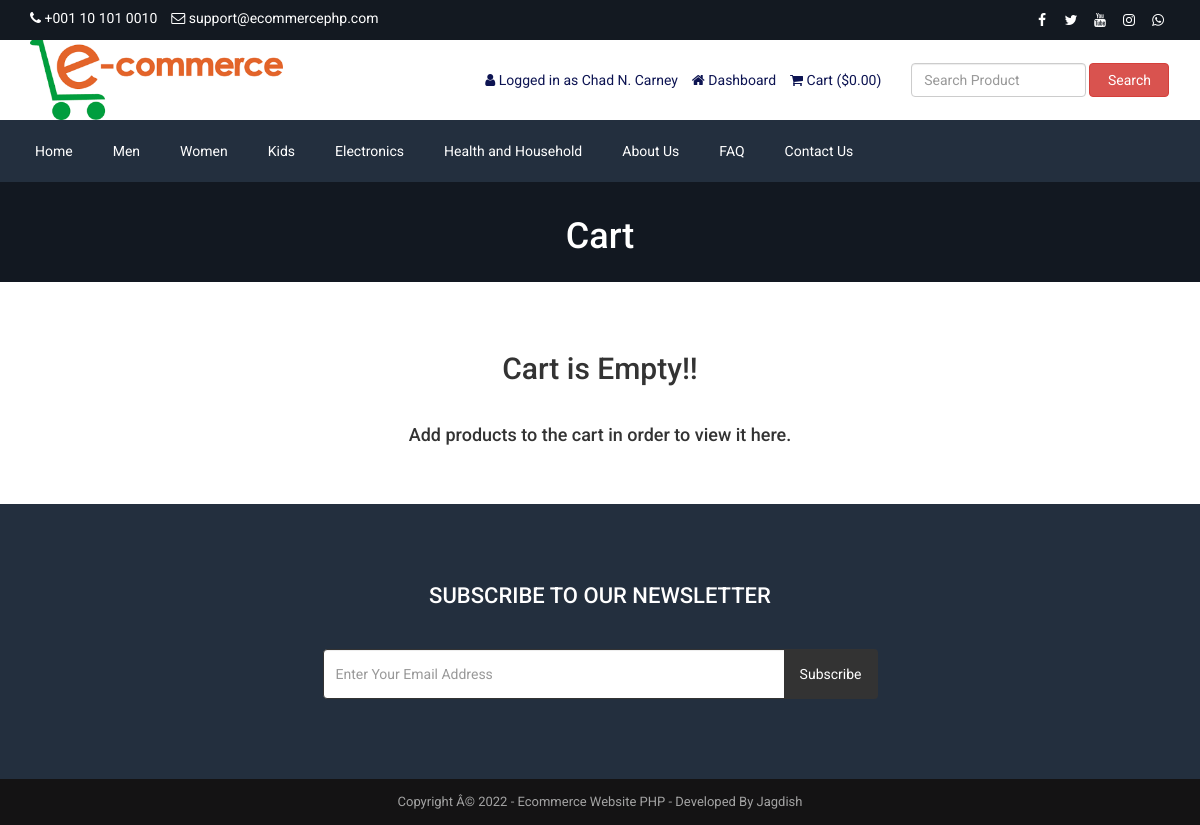
Page /cart.php (signed in) on the committed database.
### tables this page shows
CREATE TABLE `tbl_settings` (
  `id` int(11) NOT NULL,
  `logo` varchar(255) NOT NULL,
  `favicon` varchar(255) NOT NULL,
  `footer_about` text NOT NULL,
  `footer_copyright` text NOT NULL,
  `contact_address` text NOT NULL,
  `contact_email` varchar(255) NOT NULL,
  `contact_phone` varchar(255) NOT NULL,
  `contact_fax` varchar(255) NOT NULL,
  `contact_map_iframe` text NOT NULL,
  `receive_email` varchar(255) NOT NULL,
  `receive_email_subject` varchar(255) NOT NULL,
  `receive_email_thank_you_message` text NOT NULL,
  `forget_password_message` text NOT NULL,
  `total_recent_post_footer` int(10) NOT NULL,
  `total_popular_post_footer` int(10) NOT NULL,
  `total_recent_post_sidebar` int(11) NOT NULL,
  `total_popular_post_sidebar` int(11) NOT NULL,
  `total_featured_product_home` int(11) NOT NULL,
  `total_latest_product_home` int(11) NOT NULL,
  `total_popular_product_home` int(11) NOT NULL,
  `meta_title_home` text NOT NULL,
  `meta_keyword_home` text NOT NULL,
  `meta_description_home` text NOT NULL,
  `banner_login` varchar(255) NOT NULL,
  `banner_registration` varchar(255) NOT NULL,
  `banner_forget_password` varchar(255) NOT NULL,
  `banner_reset_password` varchar(255) NOT NULL,
  `banner_search` varchar(255) NOT NULL,
  `banner_cart` varchar(255) NOT NULL,
  `banner_checkout` varchar(255) NOT NULL,
  `banner_product_category` varchar(255) NOT NULL,
  `banner_blog` varchar(255) NOT NULL,
  `cta_title` varchar(255) NOT NULL,
  `cta_content` text NOT NULL,
  `cta_read_more_text` varchar(255) NOT NULL,
  `cta_read_more_url` varchar(255) NOT NULL,
  `cta_photo` varchar(255) NOT NULL,
  `featured_product_title` varchar(255) NOT NULL,
  `featured_product_subtitle` varchar(255) NOT NULL,
  `latest_product_title` varchar(255) NOT NULL,
  `latest_product_subtitle` varchar(255) NOT NULL,
  `popular_product_title` varchar(255) NOT NULL,
  `popular_product_subtitle` varchar(255) NOT NULL,
  `testimonial_title` varchar(255) NOT NULL,
  `testimonial_subtitle` varchar(255) NOT NULL,
  `testimonial_photo` varchar(255) NOT NULL,
  `blog_title` varchar(255) NOT NULL,
  `blog_subtitle` varchar(255) NOT NULL,
  `newsletter_text` text NOT NULL,
  `paypal_email` varchar(255) NOT NULL,
  `stripe_public_key` varchar(255) NOT NULL,
  `stripe_secret_key` varchar(255) NOT NULL,
  `bank_detail` text NOT NULL,
  `before_head` text NOT NULL,
  `after_body` text NOT NULL,
  `before_body` text NOT NULL,
  `home_service_on_off` int(11) NOT NULL,
  `home_welcome_on_off` int(11) NOT NULL,
  `home_featured_product_on_off` int(11) NOT NULL,
  `home_latest_product_on_off` int(11) NOT NULL,
  `home_popular_product_on_off` int(11) NOT NULL,
  `home_testimonial_on_off` int(11) NOT NULL,
  `home_blog_on_off` int(11) NOT NULL,
  `newsletter_on_off` int(11) NOT NULL,
  `ads_above_welcome_on_off` int(1) NOT NULL,
  `ads_above_featured_product_on_off` int(1) NOT NULL,
  `ads_above_latest_product_on_off` int(1) NOT NULL,
  `ads_above_popular_product_on_off` int(1) NOT NULL,
  `ads_above_testimonial_on_off` int(1) NOT NULL,
  `ads_category_sidebar_on_off` int(1) NOT NULL
);

CREATE TABLE `tbl_social` (
  `social_id` int(11) NOT NULL,
  `social_name` varchar(30) NOT NULL,
  `social_url` varchar(255) NOT NULL,
  `social_icon` varchar(30) NOT NULL
);

CREATE TABLE `tbl_top_category` (
  `tcat_id` int(11) NOT NULL,
  `tcat_name` varchar(255) NOT NULL,
  `show_on_menu` int(1) NOT NULL
);

CREATE TABLE `tbl_page` (
  `id` int(11) NOT NULL,
  `about_title` varchar(255) NOT NULL,
  `about_content` text NOT NULL,
  `about_banner` varchar(255) NOT NULL,
  `about_meta_title` varchar(255) NOT NULL,
  `about_meta_keyword` text NOT NULL,
  `about_meta_description` text NOT NULL,
  `faq_title` varchar(255) NOT NULL,
  `faq_banner` varchar(255) NOT NULL,
  `faq_meta_title` varchar(255) NOT NULL,
  `faq_meta_keyword` text NOT NULL,
  `faq_meta_description` text NOT NULL,
  `blog_title` varchar(255) NOT NULL,
  `blog_banner` varchar(255) NOT NULL,
  `blog_meta_title` varchar(255) NOT NULL,
  `blog_meta_keyword` text NOT NULL,
  `blog_meta_description` text NOT NULL,
  `contact_title` varchar(255) NOT NULL,
  `contact_banner` varchar(255) NOT NULL,
  `contact_meta_title` varchar(255) NOT NULL,
  `contact_meta_keyword` text NOT NULL,
  `contact_meta_description` text NOT NULL,
  `pgallery_title` varchar(255) NOT NULL,
  `pgallery_banner` varchar(255) NOT NULL,
  `pgallery_meta_title` varchar(255) NOT NULL,
  `pgallery_meta_keyword` text NOT NULL,
  `pgallery_meta_description` text NOT NULL,
  `vgallery_title` varchar(255) NOT NULL,
  `vgallery_banner` varchar(255) NOT NULL,
  `vgallery_meta_title` varchar(255) NOT NULL,
  `vgallery_meta_keyword` text NOT NULL,
  `vgallery_meta_description` text NOT NULL
);

### cart.php (the view, shortened to what this page needs)
<?php require_once('header.php'); ?>
<?php
$statement = $pdo->prepare("SELECT * FROM tbl_settings WHERE id=1");
$statement->execute();
$result = $statement->fetchAll(PDO::FETCH_ASSOC);
foreach ($result as $row) {
    $banner_cart = $row['banner_cart'];
}
?>
<div class="page-banner" style="background-image: url(assets/uploads/<?php echo $banner_cart; ?>)">
    <div class="overlay"></div>
    <div class="page-banner-inner">
        <h1><?php echo LANG_VALUE_18; ?></h1>
    </div>
</div>
<div class="page">
	<div class="container">
		<div class="row">
			<div class="col-md-12">
                <?php if(!isset($_SESSION['cart_p_id'])): ?>
                    <?php echo '<h2 class="text-center">Cart is Empty!!</h2></br>'; ?>
                    <?php echo '<h4 class="text-center">Add products to the cart in order to view it here.</h4>'; ?>
                <?php endif; ?>
			</div>
		</div>
	</div>
</div>
<?php require_once('footer.php'); ?>

### header.php (shortened to what this page needs)
<?php
include("admin/inc/config.php");
$statement = $pdo->prepare("SELECT * FROM tbl_settings WHERE id=1");
$statement->execute();
$result = $statement->fetchAll(PDO::FETCH_ASSOC);
foreach ($result as $row)
{
	$logo = $row['logo'];
	$contact_email = $row['contact_email'];
	$contact_phone = $row['contact_phone'];
}
?>
<!DOCTYPE html>
<html lang="en">
<head>
	<link rel="stylesheet" href="assets/css/bootstrap.min.css">
	<link rel="stylesheet" href="assets/css/font-awesome.min.css">
	<link rel="stylesheet" href="assets/css/owl.carousel.min.css">
	<link rel="stylesheet" href="assets/css/owl.theme.default.min.css">
	<link rel="stylesheet" href="assets/css/jquery.bxslider.min.css">
    <link rel="stylesheet" href="assets/css/magnific-popup.css">
    <link rel="stylesheet" href="assets/css/rating.css">
	<link rel="stylesheet" href="assets/css/spacing.css">
	<link rel="stylesheet" href="assets/css/bootstrap-touch-slider.css">
	<link rel="stylesheet" href="assets/css/animate.min.css">
	<link rel="stylesheet" href="assets/css/tree-menu.css">
	<link rel="stylesheet" href="assets/css/select2.min.css">
	<link rel="stylesheet" href="assets/css/main.css">
	<link rel="stylesheet" href="assets/css/responsive.css">
	<?php
	$statement = $pdo->prepare("SELECT * FROM tbl_page WHERE id=1");
	$statement->execute();
	$result = $statement->fetchAll(PDO::FETCH_ASSOC);
		?>
</head>
<body>
<div class="top">
	<div class="container">
		<div class="row">
			<div class="col-md-6 col-sm-6 col-xs-12">
				<div class="left">
					<ul>
						<li><i class="fa fa-phone"></i> <?php echo $contact_phone; ?></li>
						<li><i class="fa fa-envelope-o"></i> <?php echo $contact_email; ?></li>
					</ul>
				</div>
			</div>
			<div class="col-md-6 col-sm-6 col-xs-12">
				<div class="right">
					<ul>
						<?php
						$statement = $pdo->prepare("SELECT * FROM tbl_social");
						$statement->execute();
						$result = $statement->fetchAll(PDO::FETCH_ASSOC);
						foreach ($result as $row) {
							?>
							<?php if($row['social_url'] != ''): ?>
							<li><a href="<?php echo $row['social_url']; ?>"><i class="<?php echo $row['social_icon']; ?>"></i></a></li>
							<?php endif; ?>
							<?php
						}
						?>
					</ul>
				</div>
			</div>
		</div>
	</div>
</div>
<div class="header">
	<div class="container">
		<div class="row inner">
			<div class="col-md-4 logo">
				<a href="index.php"><img src="assets/uploads/<?php echo $logo; ?>" alt="logo image"></a>
			</div>
			<div class="col-md-5 right">
				<ul>
					<?php
					if(isset($_SESSION['customer'])) {
						?>
						<li><i class="fa fa-user"></i> <?php echo LANG_VALUE_13; ?> <?php echo $_SESSION['customer']['cust_name']; ?></li>
						<li><a href="dashboard.php"><i class="fa fa-home"></i> <?php echo LANG_VALUE_89; ?></a></li>
						<?php
					} else {
						?>
						<li><a href="login.php"><i class="fa fa-sign-in"></i> <?php echo LANG_VALUE_9; ?></a></li>
						<li><a href="registration.php"><i class="fa fa-user-plus"></i> <?php echo LANG_VALUE_15; ?></a></li>
						<?php
					}
					?>
					<li><a href="cart.php"><i class="fa fa-shopping-cart"></i> <?php echo LANG_VALUE_18; ?> (<?php echo LANG_VALUE_1; ?><?php
					if(isset($_SESSION['cart_p_id'])) {
						$table_total_price = 0;
						$i=0;
	                    foreach($_SESSION['cart_p_qty'] as $key => $value)
	                    {
	                        $i++;
	                        $arr_cart_p_qty[$i] = $value;
	                    }                    $i=0;
	                    foreach($_SESSION['cart_p_current_price'] as $key => $value)
	                    {
	                        $i++;
	                        $arr_cart_p_current_price[$i] = $value;
	                    }
	                    for($i=1;$i<=count($arr_cart_p_qty);$i++) {
	                    	$row_total_price = $arr_cart_p_current_price[$i]*$arr_cart_p_qty[$i];
	                        $table_total_price = $table_total_price + $row_total_price;
	                    }
						echo $table_total_price;
					} else {
						echo '0.00';
					}
					?>)</a></li>
				</ul>
			</div>
			<div class="col-md-3 search-area">
				<form class="navbar-form navbar-left" role="search" action="search-result.php" method="get">
					<div class="form-group">
						<input type="text" class="form-control search-top" placeholder="<?php echo LANG_VALUE_2; ?>" name="search_text">
					</div>
					<button type="submit" class="btn btn-danger"><?php echo LANG_VALUE_3; ?></button>
				</form>
			</div>
		</div>
	</div>
</div>
<div class="nav">
	<div class="container">
		<div class="row">
			<div class="col-md-12 pl_0 pr_0">
				<div class="menu-container">
					<div class="menu">
						<ul>
							<li><a href="index.php">Home</a></li>
							<?php
							$statement = $pdo->prepare("SELECT * FROM tbl_top_category WHERE show_on_menu=1");
							$statement->execute();
							$result = $statement->fetchAll(PDO::FETCH_ASSOC);
							foreach ($result as $row) {
								?>
								<li><a href="product-category.php?id=<?php echo $row['tcat_id']; ?>&type=top-category"><?php echo $row['tcat_name']; ?></a>
								</li>
								<?php
							}
							?>
							<?php
							$statement = $pdo->prepare("SELECT * FROM tbl_page WHERE id=1");
							$statement->execute();
							$result = $statement->fetchAll(PDO::FETCH_ASSOC);
							foreach ($result as $row) {
								$about_title = $row['about_title'];
								$faq_title = $row['faq_title'];
								$contact_title = $row['contact_title'];
							}
							?>
							<li><a href="about.php"><?php echo $about_title; ?></a></li>
							<li><a href="faq.php"><?php echo $faq_title; ?></a></li>
							<li><a href="contact.php"><?php echo $contact_title; ?></a></li>
						</ul>
					</div>
				</div>
			</div>
		</div>
	</div>
</div>

### footer.php (shortened to what this page needs)
<?php
$statement = $pdo->prepare("SELECT * FROM tbl_settings WHERE id=1");
$statement->execute();
$result = $statement->fetchAll(PDO::FETCH_ASSOC);
foreach ($result as $row)
{
	$footer_copyright = $row['footer_copyright'];
    $newsletter_on_off = $row['newsletter_on_off'];
}
?>
<?php if($newsletter_on_off == 1): ?>
<section class="home-newsletter">
	<div class="container">
		<div class="row">
			<div class="col-md-6 col-md-offset-3">
				<div class="single">
				<form action="" method="post">
					<h2><?php echo LANG_VALUE_93; ?></h2>
					<div class="input-group">
			        	<input type="email" class="form-control" placeholder="<?php echo LANG_VALUE_95; ?>" name="email_subscribe">
			         	<span class="input-group-btn">
			         	<button class="btn btn-theme" type="submit" name="form_subscribe"><?php echo LANG_VALUE_92; ?></button>
			         	</span>
			        </div>
				</div>
			</div>
		</div>
	</div>
</section>
<?php endif; ?>
<div class="footer-bottom">
	<div class="container">
		<div class="row">
			<div class="col-md-12 copyright">
				<?php echo $footer_copyright; ?>
			</div>
		</div>
	</div>
</div>
</body>
</html>

### assets/css/main.css (style rules this page uses)
* { margin: 0; padding: 0; }
body { font-family: "Roboto", sans-serif; font-size: 14px; }
h1, h2, h3, h4, h5, h6 { font-family: "Roboto", sans-serif; }
a { text-decoration: none; }
.top { width: 100%; height: 40px; background: #131921; }
.top .left { float: left; }
.top .left ul { padding-top: 8px; }
.top .left ul li { list-style-type: none; float: left; margin-right: 14px; color: white; }
.top .left ul li i { color: white; }
.top .right { float: right; }
.top .right ul { padding-top: 8px; }
.top .right ul li { list-style-type: none; float: left; margin-left: 5px; }
.top .right ul li a { color: white; width: 24px; height: 24px; line-height: 24px; text-align: center; border-radius: 50%; display: block; transition: all 0.4s ease; }
.header { width: 100%; height: auto; background: #fff; }
.header .inner { height: auto; display: table; }
.header .logo { float: none; display: table-cell; vertical-align: middle; }
.header .logo img { max-width: 100%; height: 80px; }
.header .navbar-form .form-control { width: 300px; }
.header .search-area { float: none; display: table-cell; vertical-align: middle; }
.header .search-area .form-group { width: calc(100% - 84px); }
.header .search-area button { width: 80px; }
.header .search-area form { width: 100%; }
.header .right { float: none; display: table-cell; vertical-align: middle; padding-right: 0; }
.header .right ul { float: right; margin-bottom: 0; }
.header .right ul li { list-style-type: none; float: left; margin-left: 14px; color: #0d1452; }
.header .right ul li a { color: #0d1452; }
.header .navbar-form .search-top { width: 100%; }
.nav { background: #232f3e; }
.menu-container { width: 100%; margin: 0 auto; background: #232f3e; }
.menu-dropdown-icon:before { content: "\f067"; font-family: "FontAwesome"; display: none; cursor: pointer; float: right; padding: 1.5em 2em; background: #fff; color: #333; }
.menu > ul { margin: 0 auto; width: 100%; list-style: none; padding: 0; position: relative; box-sizing: border-box; }
.menu > ul:before, .menu > ul:after { content: ""; display: table; }
.menu > ul:after { clear: both; }
.menu > ul > li { float: left; padding: 0; margin: 0; }
.menu > ul > li a { text-decoration: none; padding: 1.5em 20px; display: block; color: #fff; }
.footer-bottom { width: 100%; height: auto; background: #141314; padding: 14px 0; }
.footer-bottom .copyright { font-size: 13px; color: #a3a3a3; text-align: center; }
.page-banner { width: 100%; height: auto; background-repeat: no-repeat; background-position: center center; -webkit-background-size: cover; background-size: cover; position: relative; padding-top: 15px; padding-bottom: 15px; overflow: hidden; }
.page-banner .overlay { position: absolute; left: 0; top: 0; width: 100%; height: 100%; opacity: 0.7; background: #131921; }
.page-banner h1 { color: #fff; text-align: center; z-index: 999; position: relative; }
.page { width: 100%; height: auto; padding-top: 50px; padding-bottom: 50px; }
.home-newsletter { padding: 80px 0; background: #232f3e; }
.home-newsletter .single { max-width: 650px; margin: 0 auto; text-align: center; position: relative; z-index: 2; }
.home-newsletter .single h2 { font-size: 22px; color: white; text-transform: uppercase; margin-bottom: 40px; margin-top: 0; }
.home-newsletter .single .form-control { height: 50px; border-color: #333; outline: none; }
.home-newsletter .single .btn { min-height: 50px; background: #333; color: #fff; padding-left: 15px; padding-right: 15px; }

### assets/css/responsive.css (style rules this page uses)
@media only screen and (min-width: 992px) { .header .inner { width: 100%; } }
@media only screen and (min-width: 992px) { .header .search-area { padding-right: 0; } }
@media only screen and (min-width: 992px) { .header .search-area form { padding-right: 0; } }
@media only screen and (min-width: 992px) { .header .container { padding-right: 0; } }

### rows in the picture
tbl_settings: contact_phone "+001 10 101 0010", contact_email "support@ecommercephp.com", logo (picture), banner_cart (picture), footer_copyright "Copyright Â© 2022 - Ecommerce Website PHP - Developed By Jagdish"
tbl_top_category: tcat_name "Men"
tbl_top_category: tcat_name "Women"
tbl_top_category: tcat_name "Kids"
tbl_top_category: tcat_name "Electronics"
tbl_top_category: tcat_name "Health and Household"
tbl_page: about_title "About Us", faq_title "FAQ", contact_title "Contact Us"

### other values in the picture
LANG_VALUE_13 "Logged in as"
$_SESSION['customer']['cust_name'] "Chad N. Carney"
LANG_VALUE_89 "Dashboard"
LANG_VALUE_18 "Cart"
LANG_VALUE_1 "$"
LANG_VALUE_3 "Search"
LANG_VALUE_93 "SUBSCRIBE TO OUR NEWSLETTER"
LANG_VALUE_92 "Subscribe"
